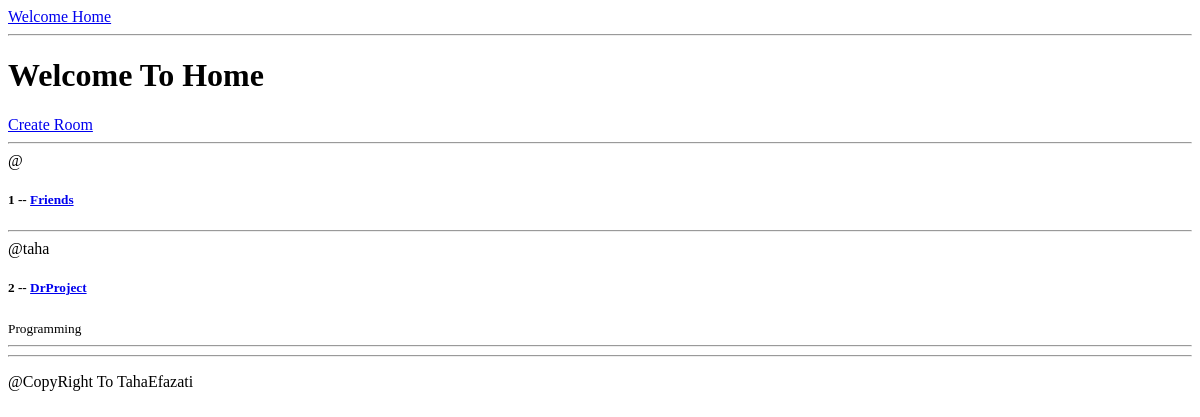
The app's page /, older data.
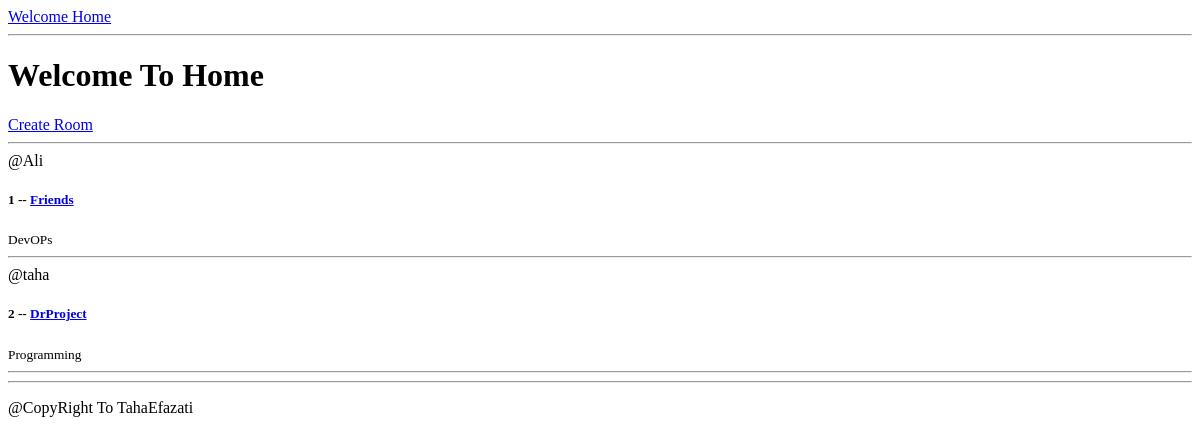
The same page, newer data.
### base/models.py (models this page shows, shortened)
class Room(models.Model):
    host = models.ForeignKey(User,on_delete=models.SET_NULL , null=True)
    topic = models.ForeignKey(Topic,on_delete=models.SET_NULL , null=True)
    name = models.CharField(max_length=255)
    description = models.TextField(null=True,blank=True)
    updated = models.DateTimeField(auto_now=True)
    created = models.DateTimeField(auto_now_add=True)

class Topic(models.Model):
    name = models.CharField(max_length=255)
    updated = models.DateTimeField(auto_now=True)
    created = models.DateTimeField(auto_now_add=True)

### base/views.py (the view)
# urls.py: path("", home , name="home"),
def home(request):
    rooms = Room.objects.all()
    context = {'rooms':rooms}
    return render(request, 'index/home.html' , context )

### templates/index/home.html
{% extends 'base.html' %} {% block content %}
<div>
  <h1>Welcome To Home</h1>
  <a href="{% url 'create-room'  %}">Create Room</a>
  <br />
  <hr />
  {% for room in rooms %}
  <span>@{{room.host.username}}</span>
  <h5>{{room.id}} -- <a href="{% url 'room' room.id %}">{{room.name}}</a></h5>
  <small>{{room.topic.name}}</small>
  <hr />
  {% endfor %}
</div>
{% endblock %}

Row changes from the older to the newer data that the page shows:
changed Room "Friends": host.username (not shown) → "Ali"; topic.name (not shown) → "DevOPs"
